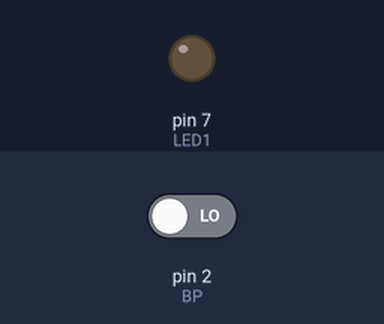
Simulated run of this sketch. Board: Arduino Uno, built with avr-gcc and run on an emulated ATmega328P. Parts: output pins drawn as LEDs (lit = HIGH). Inputs (shaded band) come from the test bench; at power-on: pin 2 (BP) LOW.

Above: at 1.2 s.
1.3 s: pin 2 (BP) driven HIGH
At 1.6 s:
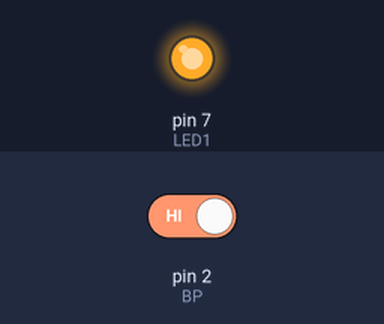
Timing chart, 0 to 4.3 s (numbered marks = the images above; inputs shaded):
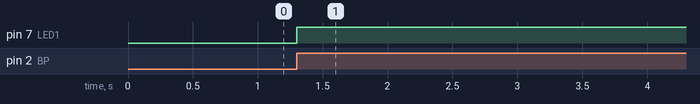

The sketch:

session-3.ino
```cpp
int LED1= 7;
int BP= 2;
bool etatbouton;
bool etatled = 0;// désigne l'état de la led
bool saveetatbouton=0;// stocke l'état antérieur du bouton poussoir
void setup() {
  pinMode(LED1,OUTPUT);
  pinMode(BP,INPUT);
  digitalWrite(LED1,LOW);// Eteindre la led au départ
}
void loop() {
 etatbouton= digitalRead(BP);// lecture de l'état du bouton poussoir
  if (etatbouton== HIGH && saveetatbouton==0)// si le bouton est appuyé et que l'état antérieur est pas appuyé
    {
      etatled = 1- etatled;// Inversion de l'état de la led
      // Allumer la led si elle était éteinte et l'éteindre si elle était allumée
       if (etatled==1){
        digitalWrite(LED1,HIGH);
       }else {
        digitalWrite(LED1,LOW);
            }
    }
saveetatbouton = etatbouton;
}
```

Measured:
- after the input at 1.3 s, pin 7 (LED1): LOW → HIGH at once
